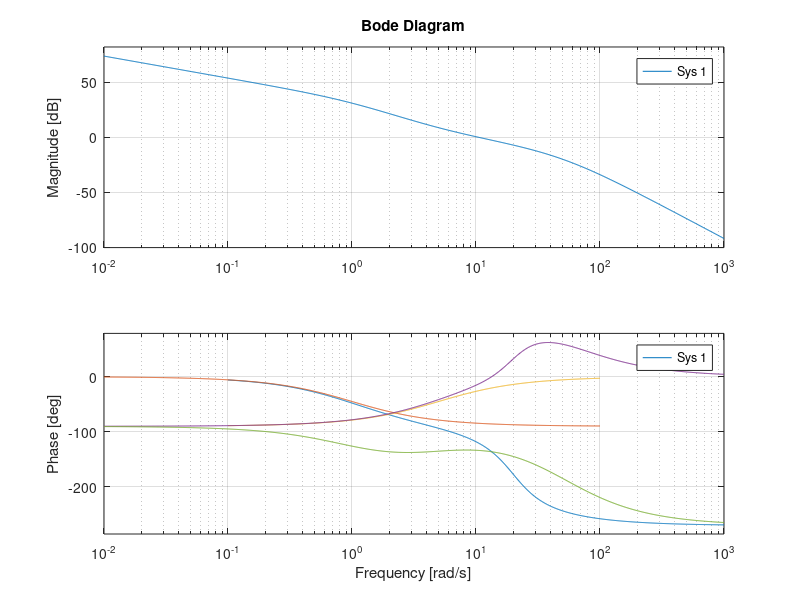
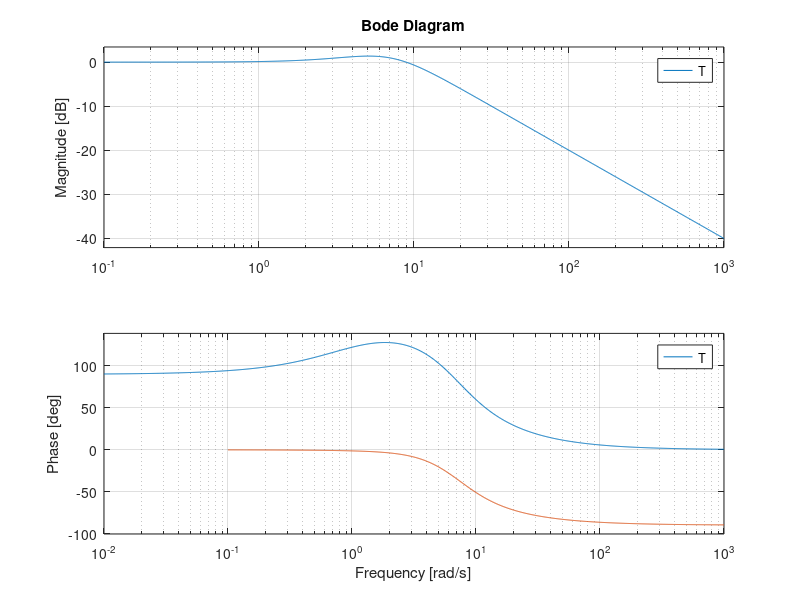
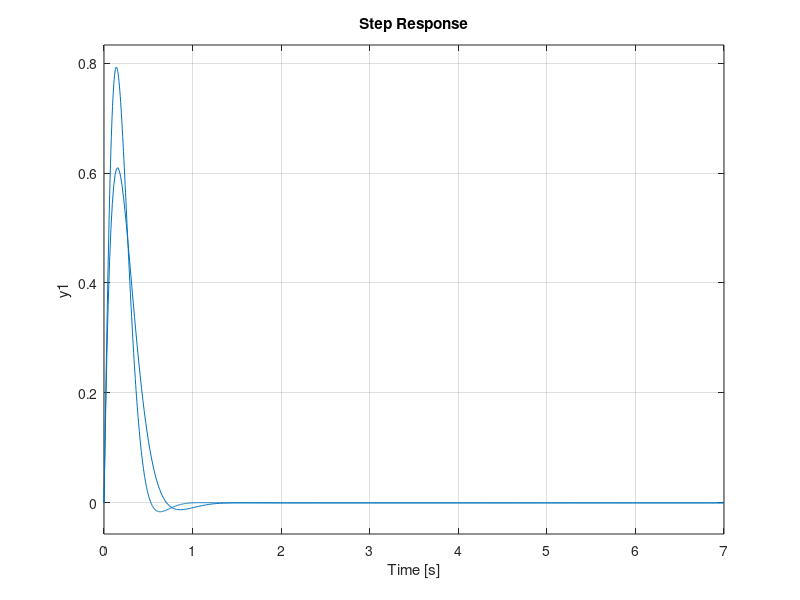
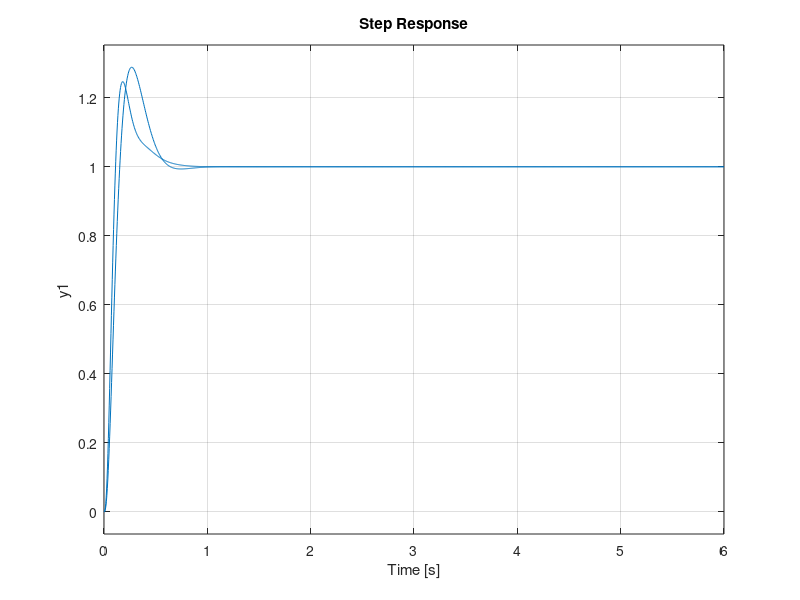

Source code (MATLAB) for these figures, in order: (Note: this script raises an error after producing the figures.)
clear all
close all

s = tf('s');
G = 20/((s + 1)*((s/20)^2+s/20+1));
Gd = 10/(s+1);

bode(G);
hold on
bode(Gd);

wc = 10;    %attenuation Gd

wi = 5;

w0 = 50;
w1 = w0;

Fy = (s+wi)/s*G^(-1)*Gd;
Fym = w0*w1*Fy/(s+w0)/(s+w1);

bode((s+wi)/s);
bode(Fym);
bode(Fym*G);

S = (1+Fy*G)^(-1);
T = 1-S;

figure
bode(S);
hold on
bode(T);

figure
step(Gd*feedback(1,Fy*G));
hold on
step(Gd*feedback(1,Fym*G));

%--------------------
% Phase-lead action
%--------------------

omegaC = 15;
phi0 = 50;

[m,p] = bode(G*Fym,omegaC);
p = p;
[Gm,Pm,wp,wc] = margin(G*Fym);

phim = phi0 - (180+p);
a = (1 - sin(phim*pi/180))/(1 + sin(phim*pi/180));
T = 1 / (omegaC * sqrt(a));
K = sqrt(a)/m;

Flead = K*(1+T*s)/(1 + a*T*s);

figure
step(feedback(Fym*G,1));
hold on
step(feedback(Flead*Fym*G,1));

figure
margin(Flead*Fym*G);

tau = 0.14;

Fr = 1/(1+tau*s);

figure
step(feedback(Flead*Fym*G,1));
hold on
step(Fr*feedback(Flead*Fym*G,1));
hold on
step(Gd*feedback(1,Flead*Fym*G));

Sinfo = stepinfo(Fr*feedback(Flead*Fym*G,1))

figure
s1 = step(Flead*Fym*Fr*(1+Flead*Fym*G)^-1,1);
s2 = step(Fym*Flead*Gd*(1+Flead*Fym*G)^-1,1);
plot(s1);
hold on
plot(s2,'r');

U = max(s1)+max(s2)

S = (1 + Flead*Fym*G)^-1;
T = 1 - S;

figure
bode(S);
hold on
bode(T);